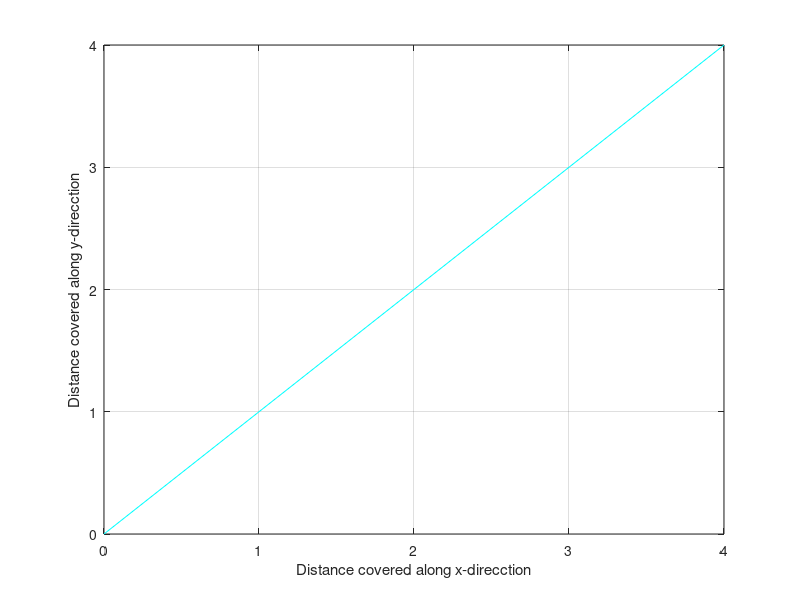

Write the MATLAB code that produced this figure. (Note: this script raises an error after producing the figure.)
%tic
clc
clear all
close all
% A = [0 3 9 0 0 0 0 ;
%      0 0 0 7 1 0 0 ; 
%      0 2 0 7 0 0 0 ; 
%      0 0 0 0 0 2 8 ;
%      0 0 4 5 0 9 0 ; 
%      0 0 0 0 0 0 4 ; 
%      0 0 0 0 0 0 0 ];

A= [ 0 500 0 0 300 100 0 0 0 0 0 0 0 0 0 0 ;
     800 0 500 0 0 300 100 0 0 0 0 0 0 0 0 0 ;
     0 800 0 500 0 0 300 100 0 0 0 0 0 0 0 0 ;
     0 0 800 0 0 0 0 300 0 0 0 0 0 0 0 0 ;
     800 0 0 0 0 500 0 0 300 100 0 0 0 0 0 0 ;
     0 800 0 0 800 0 500 0 0 300 100 0 0 0 0 0 ;
     0 0 800 0 0 800 0 500 0 0 300 100 0 0 0 0 ;
     0 0 0 800 0 0 800 0 0 0 0 300 0 0 0 0 ;
     0 0 0 0 800 0 0 0 0 500 0 0 300 100 0 0 ;
     0 0 0 0 0 800 0 0 800 0 500 0 0 300 100 0 ;
     0 0 0 0 0 0 800 0 0 800 0 500 0 0 300 100 ;
     0 0 0 0 0 0 0 800 0 0 800 0 0 0 0 300 ;
     0 0 0 0 0 0 0 0 800 0 0 0 0 500 0 0 ;
     0 0 0 0 0 0 0 0 0 800 0 0 800 0 500 0 ;
     0 0 0 0 0 0 0 0 0 0 800 0 0 800 0 500 ;
     0 0 0 0 0 0 0 0 0 0 0 800 0 0 800 0 ];

% obstacle at node 6 
% A= [ 0 500 0 0 300 0 0 0 0 0 0 0 0 0 0 0 ;
%      800 0 500 0 0 0 100 0 0 0 0 0 0 0 0 0 ;
%      0 800 0 500 0 0 300 100 0 0 0 0 0 0 0 0 ;
%      0 0 800 0 0 0 0 300 0 0 0 0 0 0 0 0 ;
%      800 0 0 0 0 0 0 0 300 100 0 0 0 0 0 0 ;
%      0 0 0 0 0 0 0 0 0 0 0 0 0 0 0 0 ;
%      0 0 800 0 0 0 0 500 0 0 300 100 0 0 0 0 ;
%      0 0 0 800 0 0 800 0 0 0 0 300 0 0 0 0 ;
%      0 0 0 0 800 0 0 0 0 500 0 0 300 100 0 0 ;
%      0 0 0 0 0 0 0 0 800 0 500 0 0 300 100 0 ;
%      0 0 0 0 0 0 800 0 0 800 0 500 0 0 300 100 ;
%      0 0 0 0 0 0 0 800 0 0 800 0 0 0 0 300 ;
%      0 0 0 0 0 0 0 0 800 0 0 0 0 500 0 0 ;
%      0 0 0 0 0 0 0 0 0 800 0 0 800 0 500 0 ;
%      0 0 0 0 0 0 0 0 0 0 800 0 0 800 0 500 ;
%      0 0 0 0 0 0 0 0 0 0 0 800 0 0 800 0 ];



s =input('Enter the id of source node in the grid ');  %Starting node
d =input('Enter the id of destination node in the grid ');    %Destination node
numberof_obstacles = input('Enter the number of obstcles in the grid ');

%function [e L] = dijkstra(A,s,d)

%%%%%%%%%%%%%%%%%%%%%%%%%%%%%%%%%%%%%%%%%%%%%%%%%%%%%%%%%%%%%%%%%%%%%%%%%%%%%%%%%%%%%
X=0:4;
Y=0:4;
figure('Color',[0.8 0.8 0.8]);
  plot(X,Y,'c');
  set(gca,'Color','c')
  xlabel('Distance covered along x-direcction')
ylabel('Distance covered along y-direcction')
grid on
hold on
set(gca,'XTick',[0 1 2 3 4],'YTick',[0 1 2 3 4]);
[stx sty] = getcoordinate(s);
plot(stx,sty,'o');
hold on
[dstx dsty] = getcoordinate(d);
plot(dstx,dsty,'o');
hold on

if (numberof_obstacles > 0)        % obstacle is present

% Obstacle plotting and Weight updation

for i=1:numberof_obstacles
     obstaclenode(i) = input(['Enter the node id  at which ' num2str(i) ' th obstacle is placed ']);
    [ x(i) y(i)] = getcoordinate(obstaclenode(i));
%      x(i)=input(['Enter the x coordinate of ' num2str(i) ' th obstacle ']);
%      y(i)=input(['Enter the y coordinate of ' num2str(i) ' th obstacle ']);
     plot(x(i),y(i),'-*');
     hold on
% updating the Graph matrix based on the position of obstacle

for j= 1:1:16
    A(obstaclenode(i),j) = 0;
    A(j,obstaclenode(i)) = 0;
end

end
end
%A
tic
%%%%%%%%%%%%%%%%%%%%%%%%%%%%%%%%%%%%%%%%%%%%%%%%%%%%%%%%%%%%%%%%%%%%%%%%%%%%%%%%%%%%%

if s==d
    e=0
    L=[s]
else

A = setupgraph(A,inf,1);

if d==1
    d=s;
end
A=exchangenode(A,1,s);

lengthA=size(A,1);
W=zeros(lengthA);
for i=2 : lengthA
    W(1,i)=i;
    W(2,i)=A(1,i);
end

for i=1 : lengthA
    D(i,1)=A(1,i);
    D(i,2)=i;
end

D2=D(2:length(D),:);
L=2;
while L<=(size(W,1)-1)
    L=L+1;
    D2=sortrows(D2,1);
    k=D2(1,2);
    W(L,1)=k;
    D2(1,:)=[];
    for i=1 : size(D2,1)
        if D(D2(i,2),1)>(D(k,1)+A(k,D2(i,2)))
            D(D2(i,2),1) = D(k,1)+A(k,D2(i,2));
            D2(i,1) = D(D2(i,2),1);
        end
    end
    
    for i=2 : length(A)
        W(L,i)=D(i,1);
    end
end
if d==s
    L=[1];
else
    L=[d];
end
e=W(size(W,1),d)
L = listdijkstra(L,W,s,d)
end

%%%%%%%%%%%%%%%%%%%%%%%%%%%%%%%%%%%%%%%%%%%%%%%%%%%%%%%%%%%%%%%%%%%%%%%%%%%%%%%%%%%%%%%%%%%%%

% X=0:4;
% Y=0:4;
% figure('Color',[0.8 0.8 0.8]);
%   plot(X,Y,'c');
%   set(gca,'Color','c')
%   xlabel('Distance covered along x-direcction')
% ylabel('Distance covered along y-direcction')
% grid on
% hold on
% set(gca,'XTick',[0 1 2 3 4],'YTick',[0 1 2 3 4]);
% [stx sty] = getcoordinate(s);
% plot(stx,sty,'o');
% hold on
% [dstx dsty] = getcoordinate(d);
% plot(dstx,dsty,'o');
% hold on

% path drawing
pathnodes = numel(L);
px = stx;
py = sty;
for i=pathnodes:-1:1
     [npx npy] = getcoordinate(L(i));
%      npx
%      npy
     x1 = [px npx];
     y1 = [py npy];
     plot(x1,y1,'LineWidth',4);            
     hold on
     px = npx;
     py = npy;
end
%%%%%%%%%%%%%%%%%%%%%%%%%%%%%%%%%%%%%%%%%%%%%%%%%%%%%%%%%%%%%%%%%%%%%%%%%%%%%%%%%%%%%%%%%%%%%
toc